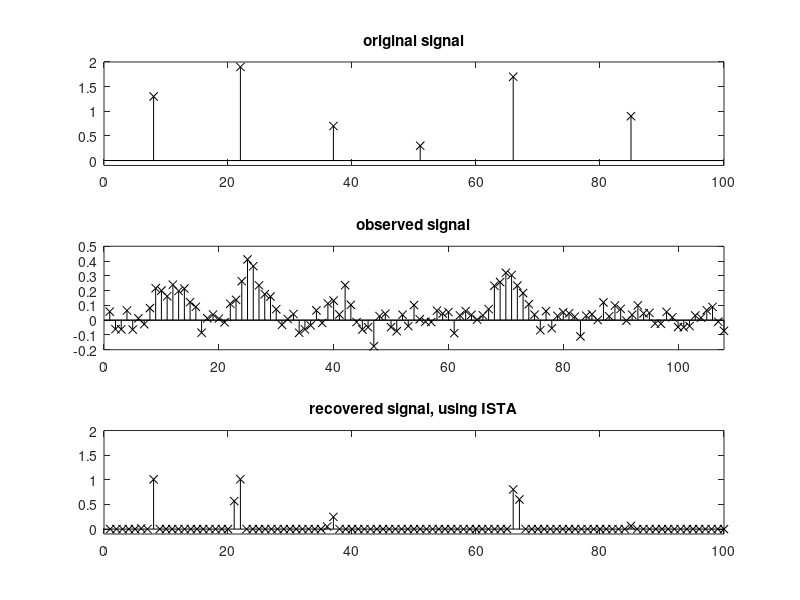
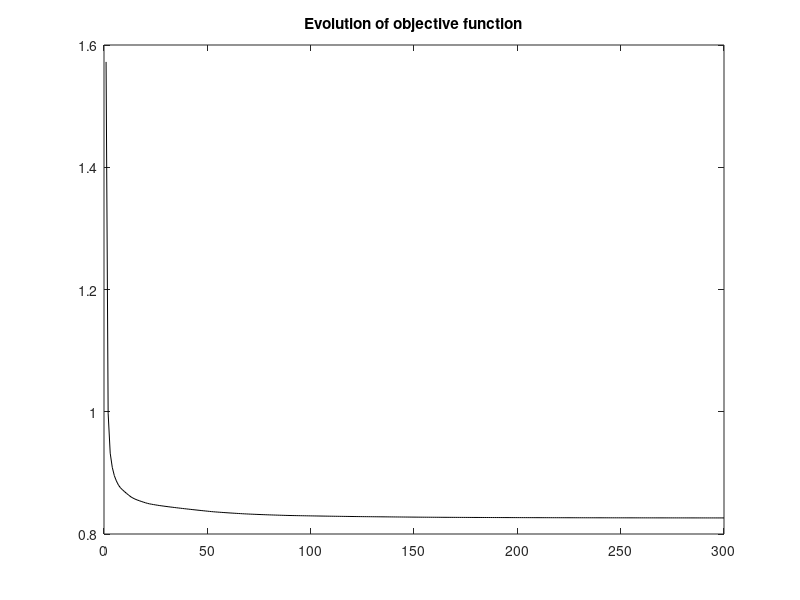

Source code (MATLAB) for these figures, in order:
% ISTA example
% 1D sparse signal recovery
 
% original sparse signal:
x=zeros(1,100);
x(8)=1.3; x(22)=1.9; x(37)=0.7; x(51)=0.3; x(66)=1.7; x(85)=0.9;
 
% the signal is observed through a filter
h=[1,2,3,4,5,4,3,2,1]/25; %filter impulse response
y=conv(h,x); L=length(y);
A=convmtx(h',100); %convolution matrix
% gaussian noise is added
y=y+0.06*randn(1,L);
y=y'; %column
 
% ISTA algorithm
nit=300; %number of iterations
lambda=0.1; %parameter
J=zeros(1,nit); %objective function
z=0*A'*y; %initialize z, the recovered signal
T=lambda/2; %threshold
 
for k=1:nit,
    q=A*z;
    J(k)=sum(abs(q(:)-y(:)).^2) + lambda*sum(abs(z(:)));
    p=z+(A'*(y-q)); 
    %soft thresholding (component-wise)
    for n=1:100,
     if abs(p(n)) <= T,
        z(n)=0;
     else
        if p(n)>T,
            z(n)=p(n)-T;
        else
            z(n)=p(n)+T;
        end;
     end;
    end;   
end;
  
figure(1)
subplot (3,1,1)
 [i,j,v]=find(x);
 stem(j,v,'kx'); hold on;
 axis([0 100 -0.1 2]);
 plot([0 100],[0 0],'k');
 title('original signal');
subplot(3,1,2)
 stem(y,'kx'); hold on;
 axis([0 L -0.2 0.5]);
 plot([0 L],[0 0],'k');
 title('observed signal');
subplot(3,1,3)
 stem(z,'kx');
 axis([0 100 -0.1 2]);
 title('recovered signal, using ISTA')
 
 figure(2)
 plot(J,'k')
 title('Evolution of objective function')
